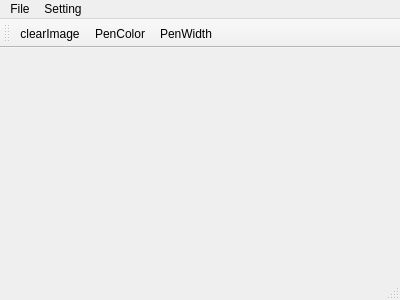
<?xml version="1.0" encoding="UTF-8"?>
<ui version="4.0">
 <class>MainWindow</class>
 <widget class="QMainWindow" name="MainWindow">
  <property name="geometry">
   <rect>
    <x>0</x>
    <y>0</y>
    <width>400</width>
    <height>300</height>
   </rect>
  </property>
  <property name="windowTitle">
   <string>MainWindow</string>
  </property>
  <widget class="QWidget" name="centralWidget"/>
  <widget class="QMenuBar" name="menuBar">
   <property name="geometry">
    <rect>
     <x>0</x>
     <y>0</y>
     <width>400</width>
     <height>19</height>
    </rect>
   </property>
   <widget class="QMenu" name="menuFile">
    <property name="title">
     <string>File</string>
    </property>
    <addaction name="actionopen"/>
    <addaction name="actionsave"/>
   </widget>
   <widget class="QMenu" name="menuSetting">
    <property name="title">
     <string>Setting</string>
    </property>
    <addaction name="actionPenColor"/>
    <addaction name="actionpenWidth"/>
    <addaction name="actionclearImage"/>
   </widget>
   <addaction name="menuFile"/>
   <addaction name="menuSetting"/>
  </widget>
  <widget class="QToolBar" name="mainToolBar">
   <attribute name="toolBarArea">
    <enum>TopToolBarArea</enum>
   </attribute>
   <attribute name="toolBarBreak">
    <bool>false</bool>
   </attribute>
   <addaction name="actionclearImage"/>
   <addaction name="actionPenColor"/>
   <addaction name="actionpenWidth"/>
  </widget>
  <widget class="QStatusBar" name="statusBar"/>
  <action name="actionopen">
   <property name="text">
    <string>open</string>
   </property>
  </action>
  <action name="actionsave">
   <property name="text">
    <string>save</string>
   </property>
  </action>
  <action name="actionPenColor">
   <property name="text">
    <string>PenColor</string>
   </property>
  </action>
  <action name="actionpenWidth">
   <property name="text">
    <string>PenWidth</string>
   </property>
  </action>
  <action name="actionclearImage">
   <property name="text">
    <string>clearImage</string>
   </property>
  </action>
 </widget>
 <layoutdefault spacing="6" margin="11"/>
 <resources/>
 <connections/>
</ui>
